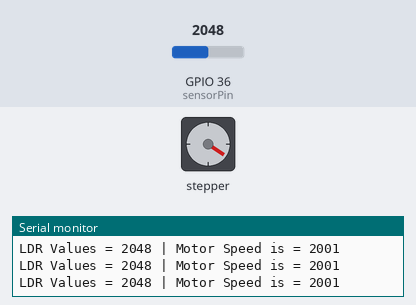
Bench run of a sketch on a simulated ESP32. On the bench: stepper motor, the last lines printed to the serial monitor. Inputs (shaded band) come from the test bench; at power-on: GPIO 36 (sensorPin) = 2048. Stepper angles assume 2048 steps per turn.

Above: at 1.2 s.
1.3 s: GPIO 36 (sensorPin) set to 0
At 1.73 s:
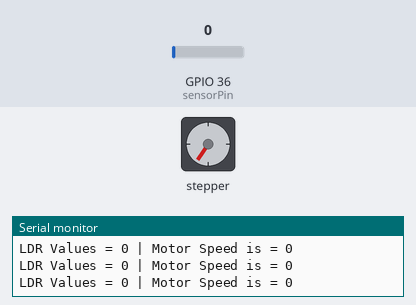
4.3 s: GPIO 36 (sensorPin) set to 3
At 5.0 s:
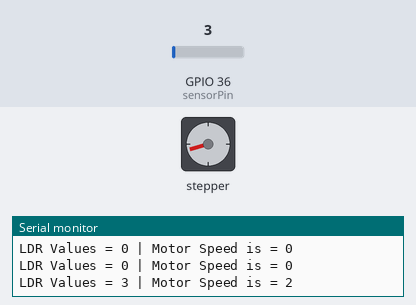
Timing chart, 0 to 47.1 s (numbered marks = the images above; inputs shaded):
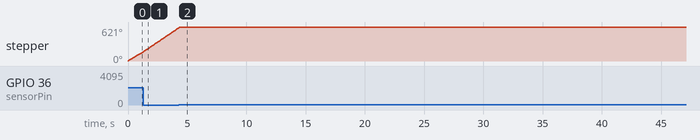

The sketch:

Stepper_Photoresistor.ino
```cpp
#include <Stepper.h>
#define sensorPin A0
Stepper myStepper(32,2,4,3,5);
int sensorValue,motorSpeed;//LDR value and motor speed
int direction=32;//clockwise, 32 steps/revolution

void setup() {
  Serial.begin(9600);//initialize serial port
  pinMode(sensorPin,INPUT);//sensor as input
  analogReference(DEFAULT);//ADC reference to 5V
}

void loop() {
  sensorValue=analogRead(sensorPin);//read the sensor value
  Serial.print("LDR Values = ");
  Serial.print(sensorValue);//print value

  motorSpeed=map(sensorValue,0,1023,0,1000);
  Serial.print(" | Motor Speed is = ");
  Serial.println(motorSpeed);//print speed
  myStepper.setSpeed(motorSpeed);//set motor speed
  myStepper.step(direction);

}
```

Measured:
- the behaviour switches between 1 and 2 on GPIO 36 (sensorPin) (found by bisection; images 1 and 2)
